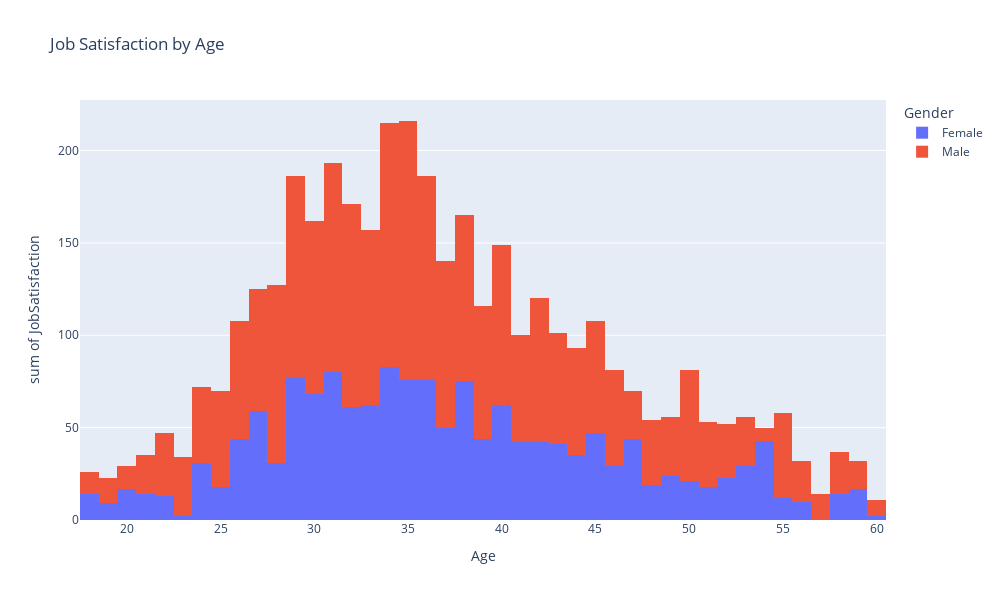

Source (notebook cell):
### Code cell
px.histogram(df,x='Age',y='JobSatisfaction',color='Gender',
             title='Job Satisfaction by Age',
             width=1000,height=600)

### Figure 1 — Plotly figure (JSON) as saved in the notebook; plotly's stock layout.template omitted (floating-point values rounded to 4 significant figures; data arrays with more than 128 entries replaced by an {"elided": "..."} marker saying what was removed)
{"data": [{"alignmentgroup": "True", "bingroup": "x", "histfunc": "sum", "hovertemplate": "Gender=Female<br>Age=%{x}<br>sum of JobSatisfaction=%{y}<extra></extra>", "legendgroup": "Female", "marker": {"color": "#636efa", "pattern": {"shape": ""}}, "name": "Female", "offsetgroup": "Female", "orientation": "v", "showlegend": true, "type": "histogram", "x": {"elided": "588 int values"}, "xaxis": "x", "y": {"elided": "588 int values"}, "yaxis": "y"}, {"alignmentgroup": "True", "bingroup": "x", "histfunc": "sum", "hovertemplate": "Gender=Male<br>Age=%{x}<br>sum of JobSatisfaction=%{y}<extra></extra>", "legendgroup": "Male", "marker": {"color": "#EF553B", "pattern": {"shape": ""}}, "name": "Male", "offsetgroup": "Male", "orientation": "v", "showlegend": true, "type": "histogram", "x": {"elided": "882 int values"}, "xaxis": "x", "y": {"elided": "882 int values"}, "yaxis": "y"}], "layout": {"barmode": "relative", "height": 600, "legend": {"title": {"text": "Gender"}, "tracegroupgap": 0}, "title": {"text": "Job Satisfaction by Age"}, "width": 1000, "xaxis": {"anchor": "y", "domain": [0, 1], "title": {"text": "Age"}}, "yaxis": {"anchor": "x", "domain": [0, 1], "title": {"text": "sum of JobSatisfaction"}}}}
